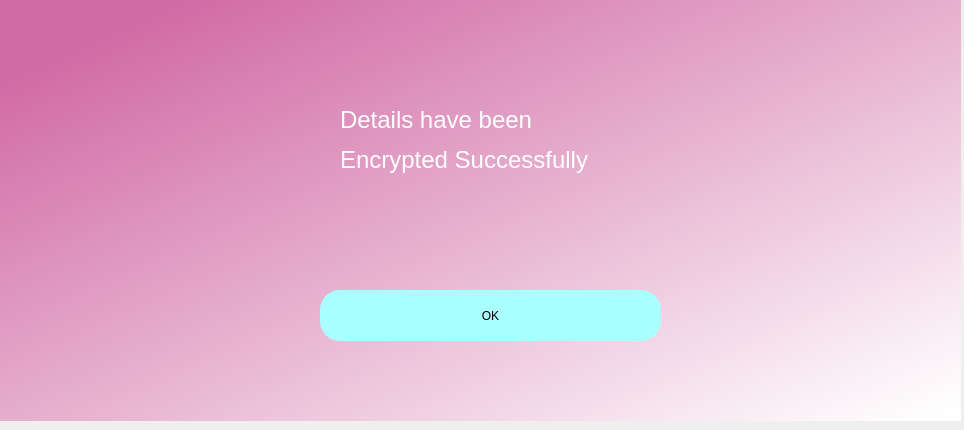
<?xml version="1.0" encoding="UTF-8"?>
<ui version="4.0">
 <class>Dialog</class>
 <widget class="QDialog" name="Dialog">
  <property name="geometry">
   <rect>
    <x>0</x>
    <y>0</y>
    <width>964</width>
    <height>430</height>
   </rect>
  </property>
  <property name="windowTitle">
   <string>Dialog</string>
  </property>
  <widget class="QWidget" name="bgwidget" native="true">
   <property name="geometry">
    <rect>
     <x>0</x>
     <y>0</y>
     <width>961</width>
     <height>421</height>
    </rect>
   </property>
   <property name="styleSheet">
    <string notr="true">QWidget#bgwidget{
background-color:qlineargradient(spread:pad, x1:0.091, y1:0.101636, x2:0.991379, y2:0.977, stop:0 rgba(209, 107, 165, 255), stop:1 rgba(255, 255, 255, 255));}</string>
   </property>
   <widget class="QLabel" name="error">
    <property name="geometry">
     <rect>
      <x>440</x>
      <y>456</y>
      <width>341</width>
      <height>20</height>
     </rect>
    </property>
    <property name="styleSheet">
     <string notr="true">font: 12pt &quot;MS Shell Dlg 2&quot;; color:red;</string>
    </property>
    <property name="text">
     <string/>
    </property>
   </widget>
   <widget class="QLabel" name="label_2">
    <property name="geometry">
     <rect>
      <x>0</x>
      <y>0</y>
      <width>961</width>
      <height>421</height>
     </rect>
    </property>
    <property name="text">
     <string/>
    </property>
    <property name="pixmap">
     <pixmap>encrypt.jpg</pixmap>
    </property>
    <property name="scaledContents">
     <bool>true</bool>
    </property>
   </widget>
   <widget class="QLabel" name="label">
    <property name="geometry">
     <rect>
      <x>340</x>
      <y>100</y>
      <width>381</width>
      <height>81</height>
     </rect>
    </property>
    <property name="text">
     <string>&lt;html&gt;&lt;head/&gt;&lt;body&gt;&lt;p&gt;&lt;span style=&quot; font-size:18pt; color:#ffffff;&quot;&gt;Details have been &lt;/span&gt;&lt;/p&gt;&lt;p&gt;&lt;span style=&quot; font-size:18pt; color:#ffffff;&quot;&gt;Encrypted Successfully&lt;/span&gt;&lt;/p&gt;&lt;/body&gt;&lt;/html&gt;</string>
    </property>
   </widget>
   <widget class="QPushButton" name="login_2">
    <property name="geometry">
     <rect>
      <x>320</x>
      <y>290</y>
      <width>341</width>
      <height>51</height>
     </rect>
    </property>
    <property name="styleSheet">
     <string notr="true">border-radius:20px;
background-color: rgb(170, 255, 255);
font: 14pt &quot;MS Shell Dlg 2&quot;;</string>
    </property>
    <property name="text">
     <string>OK</string>
    </property>
   </widget>
  </widget>
 </widget>
 <resources/>
 <connections/>
</ui>
